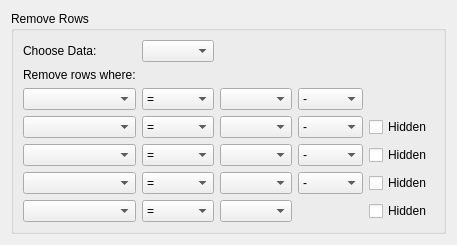
<?xml version="1.0" encoding="UTF-8"?>
<ui version="4.0">
 <class>Form</class>
 <widget class="QWidget" name="Form">
  <property name="geometry">
   <rect>
    <x>0</x>
    <y>0</y>
    <width>457</width>
    <height>232</height>
   </rect>
  </property>
  <property name="sizePolicy">
   <sizepolicy hsizetype="Ignored" vsizetype="Ignored">
    <horstretch>0</horstretch>
    <verstretch>0</verstretch>
   </sizepolicy>
  </property>
  <property name="windowTitle">
   <string>Form</string>
  </property>
  <layout class="QVBoxLayout" name="verticalLayout">
   <item>
    <widget class="QGroupBox" name="groupBox">
     <property name="title">
      <string>Remove Rows</string>
     </property>
     <layout class="QGridLayout" name="gridLayout">
      <item row="4" column="0">
       <layout class="QGridLayout" name="gridLayout_2">
        <item row="4" column="1">
         <widget class="QComboBox" name="colName_3"/>
        </item>
        <item row="3" column="1">
         <widget class="QComboBox" name="colName_2"/>
        </item>
        <item row="6" column="1">
         <widget class="QComboBox" name="colName_5"/>
        </item>
        <item row="4" column="3">
         <widget class="QComboBox" name="value_3"/>
        </item>
        <item row="2" column="1">
         <widget class="QComboBox" name="colName_1"/>
        </item>
        <item row="2" column="2">
         <widget class="QComboBox" name="operator_1">
          <item>
           <property name="text">
            <string>=</string>
           </property>
          </item>
          <item>
           <property name="text">
            <string>&gt;</string>
           </property>
          </item>
          <item>
           <property name="text">
            <string>&lt;</string>
           </property>
          </item>
          <item>
           <property name="text">
            <string>&gt;=</string>
           </property>
          </item>
          <item>
           <property name="text">
            <string>&lt;=</string>
           </property>
          </item>
         </widget>
        </item>
        <item row="3" column="4">
         <widget class="QComboBox" name="logic_2">
          <item>
           <property name="text">
            <string>-</string>
           </property>
          </item>
          <item>
           <property name="text">
            <string>and</string>
           </property>
          </item>
         </widget>
        </item>
        <item row="5" column="2">
         <widget class="QComboBox" name="operator_4">
          <item>
           <property name="text">
            <string>=</string>
           </property>
          </item>
          <item>
           <property name="text">
            <string>&gt;</string>
           </property>
          </item>
          <item>
           <property name="text">
            <string>&lt;</string>
           </property>
          </item>
          <item>
           <property name="text">
            <string>&gt;=</string>
           </property>
          </item>
          <item>
           <property name="text">
            <string>&lt;=</string>
           </property>
          </item>
         </widget>
        </item>
        <item row="2" column="3">
         <widget class="QComboBox" name="value_1"/>
        </item>
        <item row="3" column="3">
         <widget class="QComboBox" name="value_2"/>
        </item>
        <item row="4" column="2">
         <widget class="QComboBox" name="operator_3">
          <item>
           <property name="text">
            <string>=</string>
           </property>
          </item>
          <item>
           <property name="text">
            <string>&gt;</string>
           </property>
          </item>
          <item>
           <property name="text">
            <string>&lt;</string>
           </property>
          </item>
          <item>
           <property name="text">
            <string>&gt;=</string>
           </property>
          </item>
          <item>
           <property name="text">
            <string>&lt;=</string>
           </property>
          </item>
         </widget>
        </item>
        <item row="6" column="3">
         <widget class="QComboBox" name="value_5"/>
        </item>
        <item row="3" column="2">
         <widget class="QComboBox" name="operator_2">
          <item>
           <property name="text">
            <string>=</string>
           </property>
          </item>
          <item>
           <property name="text">
            <string>&gt;</string>
           </property>
          </item>
          <item>
           <property name="text">
            <string>&lt;</string>
           </property>
          </item>
          <item>
           <property name="text">
            <string>&gt;=</string>
           </property>
          </item>
          <item>
           <property name="text">
            <string>&lt;=</string>
           </property>
          </item>
         </widget>
        </item>
        <item row="5" column="1">
         <widget class="QComboBox" name="colName_4"/>
        </item>
        <item row="2" column="4">
         <widget class="QComboBox" name="logic_1">
          <item>
           <property name="text">
            <string>-</string>
           </property>
          </item>
          <item>
           <property name="text">
            <string>and</string>
           </property>
          </item>
         </widget>
        </item>
        <item row="0" column="2">
         <widget class="QComboBox" name="chooseData"/>
        </item>
        <item row="0" column="1">
         <widget class="QLabel" name="chooseDataLabel">
          <property name="text">
           <string>Choose Data:</string>
          </property>
         </widget>
        </item>
        <item row="1" column="1">
         <widget class="QLabel" name="remove_label">
          <property name="text">
           <string>Remove rows where:</string>
          </property>
         </widget>
        </item>
        <item row="5" column="4">
         <widget class="QComboBox" name="logic_4">
          <item>
           <property name="text">
            <string>-</string>
           </property>
          </item>
          <item>
           <property name="text">
            <string>and</string>
           </property>
          </item>
         </widget>
        </item>
        <item row="5" column="3">
         <widget class="QComboBox" name="value_4"/>
        </item>
        <item row="6" column="2">
         <widget class="QComboBox" name="operator_5">
          <item>
           <property name="text">
            <string>=</string>
           </property>
          </item>
          <item>
           <property name="text">
            <string>&gt;</string>
           </property>
          </item>
          <item>
           <property name="text">
            <string>&lt;</string>
           </property>
          </item>
          <item>
           <property name="text">
            <string>&gt;=</string>
           </property>
          </item>
          <item>
           <property name="text">
            <string>&lt;=</string>
           </property>
          </item>
         </widget>
        </item>
        <item row="4" column="4">
         <widget class="QComboBox" name="logic_3">
          <item>
           <property name="text">
            <string>-</string>
           </property>
          </item>
          <item>
           <property name="text">
            <string>and</string>
           </property>
          </item>
         </widget>
        </item>
        <item row="3" column="5">
         <widget class="QCheckBox" name="hidden_2">
          <property name="text">
           <string>Hidden</string>
          </property>
         </widget>
        </item>
        <item row="4" column="5">
         <widget class="QCheckBox" name="hidden_3">
          <property name="text">
           <string>Hidden</string>
          </property>
         </widget>
        </item>
        <item row="5" column="5">
         <widget class="QCheckBox" name="hidden_4">
          <property name="text">
           <string>Hidden</string>
          </property>
         </widget>
        </item>
        <item row="6" column="5">
         <widget class="QCheckBox" name="hidden_5">
          <property name="text">
           <string>Hidden</string>
          </property>
         </widget>
        </item>
       </layout>
      </item>
     </layout>
    </widget>
   </item>
  </layout>
 </widget>
 <resources/>
 <connections/>
</ui>
